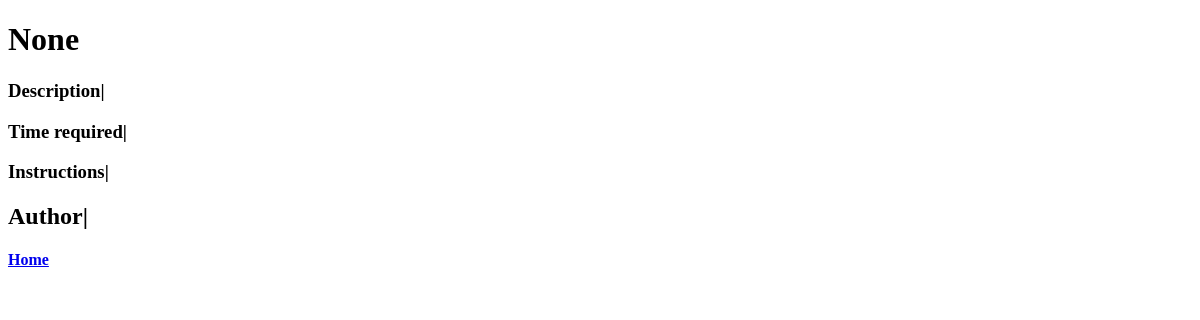
The app's page /recipe/2/, older data.
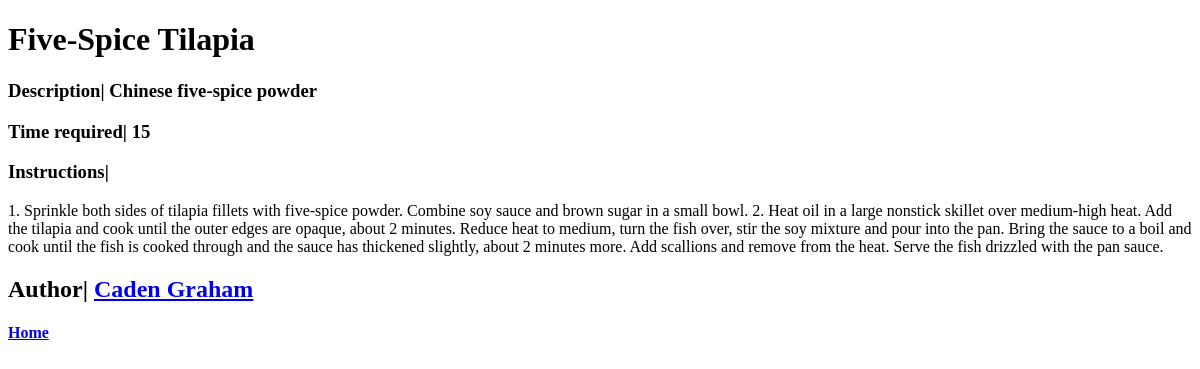
The same page, newer data.
### recipes/models.py (models this page shows)
class Recipe(models.Model):
    title = models.CharField(max_length=40)
    author = models.ForeignKey(Author, on_delete=models.CASCADE)
    description = models.TextField()
    time_required = models.CharField(max_length=10)
    instructions = models.TextField()
    def __str__(self):
        return self.title

class Author(models.Model):
    name = models.CharField(max_length=40)
    bio = models.TextField()
    def __str__(self):
        return self.name

### recipes/views.py (the view)
# urls.py: path("recipe/<int:recipe_id>/", recipe_view),
def recipe_view(request, recipe_id):
    return render(request, "recipe.html", {"recipe": Recipe.objects.filter(id=recipe_id).first()})

### templates/recipe.html (shortened to what this page needs)
<!DOCTYPE html>
<html lang="en">
<head>
</head>
<body>
    <h1>{{ recipe }}</h1>
    <h3>Description| {{ recipe.description }}</h3>
    <h3>Time required| {{ recipe.time_required }}</h3>
    <h3>Instructions| </h3><p>{{ recipe.instructions }}</p>
    <h2>Author| <a href="/author/{{recipe.author.id}}">{{ recipe.author }}</a></h2>
    <h4><a href="/">Home</a></h4>
</body>
</html>

Row changes from the older to the newer data that the page shows:
added Recipe: title "Five-Spice Tilapia", description "Chinese five-spice powder", time_required "15", instructions "1. Sprinkle both sides of tilapia fillets with five-spice powder. Combine soy sauce and brown sugar in a small bowl. 2. Heat oil in a large nonstick skillet over medium-high heat. Add the tilapia and cook until the outer edges are opaque, about 2 minutes. Reduce heat to medium, turn the fish over, stir the soy mixture and pour into the pan. Bring the sauce to a boil and cook until the fish is cooked through and the sauce has thickened slightly, about 2 minutes more. Add scallions and remove from the heat. Serve the fish drizzled with the pan sauce.", author "Caden Graham"
Text that changed along with them:
{{ recipe }}: "None" → (not shown)
